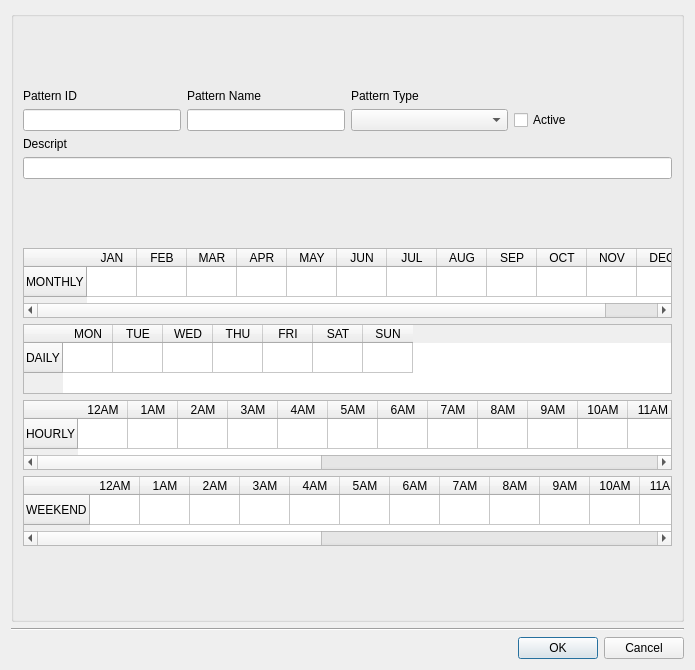
<?xml version="1.0" encoding="UTF-8"?>
<ui version="4.0">
 <class>dlg_nonvisual_pattern_ud</class>
 <widget class="QDialog" name="dlg_nonvisual_pattern_ud">
  <property name="geometry">
   <rect>
    <x>0</x>
    <y>0</y>
    <width>695</width>
    <height>670</height>
   </rect>
  </property>
  <property name="windowTitle">
   <string>Pattern Editor</string>
  </property>
  <layout class="QGridLayout" name="verticalLayout_4">
   <item row="2" column="0" colspan="2">
    <layout class="QHBoxLayout" name="horizontalLayout">
     <property name="sizeConstraint">
      <enum>QLayout::SetDefaultConstraint</enum>
     </property>
     <item>
      <spacer name="horizontalSpacer">
       <property name="orientation">
        <enum>Qt::Horizontal</enum>
       </property>
       <property name="sizeHint" stdset="0">
        <size>
         <width>40</width>
         <height>20</height>
        </size>
       </property>
      </spacer>
     </item>
     <item>
      <widget class="QPushButton" name="btn_accept">
       <property name="text">
        <string>OK</string>
       </property>
      </widget>
     </item>
     <item>
      <widget class="QPushButton" name="btn_cancel">
       <property name="text">
        <string>Cancel</string>
       </property>
      </widget>
     </item>
    </layout>
   </item>
   <item row="1" column="0" colspan="2">
    <widget class="Line" name="line">
     <property name="orientation">
      <enum>Qt::Horizontal</enum>
     </property>
    </widget>
   </item>
   <item row="0" column="0" colspan="2">
    <widget class="QGroupBox" name="groupBox">
     <property name="sizePolicy">
      <sizepolicy hsizetype="Preferred" vsizetype="MinimumExpanding">
       <horstretch>0</horstretch>
       <verstretch>0</verstretch>
      </sizepolicy>
     </property>
     <property name="title">
      <string/>
     </property>
     <layout class="QGridLayout" name="gridLayout">
      <item row="2" column="0" colspan="2">
       <layout class="QGridLayout" name="lyt_plot"/>
      </item>
      <item row="0" column="0" colspan="2">
       <layout class="QGridLayout" name="gridLayout_2">
        <item row="1" column="0">
         <widget class="QLineEdit" name="txt_pattern_id">
          <property name="sizePolicy">
           <sizepolicy hsizetype="Minimum" vsizetype="Fixed">
            <horstretch>0</horstretch>
            <verstretch>0</verstretch>
           </sizepolicy>
          </property>
         </widget>
        </item>
        <item row="0" column="2">
         <widget class="QLabel" name="lbl_pattern_type">
          <property name="text">
           <string>Pattern Type</string>
          </property>
         </widget>
        </item>
        <item row="1" column="2">
         <widget class="QComboBox" name="cmb_pattern_type"/>
        </item>
        <item row="0" column="0">
         <widget class="QLabel" name="lbl_pattern_id">
          <property name="sizePolicy">
           <sizepolicy hsizetype="Preferred" vsizetype="Fixed">
            <horstretch>0</horstretch>
            <verstretch>0</verstretch>
           </sizepolicy>
          </property>
          <property name="text">
           <string>Pattern ID</string>
          </property>
         </widget>
        </item>
        <item row="3" column="0" colspan="4">
         <widget class="QLineEdit" name="txt_descript">
          <property name="sizePolicy">
           <sizepolicy hsizetype="Expanding" vsizetype="Fixed">
            <horstretch>0</horstretch>
            <verstretch>0</verstretch>
           </sizepolicy>
          </property>
         </widget>
        </item>
        <item row="2" column="0" colspan="4">
         <widget class="QLabel" name="lbl_descript">
          <property name="sizePolicy">
           <sizepolicy hsizetype="Preferred" vsizetype="Fixed">
            <horstretch>0</horstretch>
            <verstretch>0</verstretch>
           </sizepolicy>
          </property>
          <property name="text">
           <string>Descript</string>
          </property>
         </widget>
        </item>
        <item row="0" column="1">
         <widget class="QLabel" name="lbl_name">
          <property name="text">
           <string>Pattern Name</string>
          </property>
         </widget>
        </item>
        <item row="1" column="1">
         <widget class="QLineEdit" name="txt_name">
          <property name="sizePolicy">
           <sizepolicy hsizetype="Minimum" vsizetype="Fixed">
            <horstretch>0</horstretch>
            <verstretch>0</verstretch>
           </sizepolicy>
          </property>
         </widget>
        </item>
        <item row="1" column="3">
         <widget class="QCheckBox" name="chk_active">
          <property name="text">
           <string>Active</string>
          </property>
         </widget>
        </item>
       </layout>
      </item>
      <item row="1" column="0" colspan="2">
       <layout class="QGridLayout" name="gridLayout_3">
        <item row="3" column="0">
         <widget class="QTableWidget" name="tbl_weekend">
          <property name="sizePolicy">
           <sizepolicy hsizetype="Expanding" vsizetype="Minimum">
            <horstretch>0</horstretch>
            <verstretch>0</verstretch>
           </sizepolicy>
          </property>
          <property name="maximumSize">
           <size>
            <width>16777215</width>
            <height>70</height>
           </size>
          </property>
          <attribute name="horizontalHeaderDefaultSectionSize">
           <number>50</number>
          </attribute>
          <row>
           <property name="text">
            <string>WEEKEND</string>
           </property>
          </row>
          <column>
           <property name="text">
            <string>12AM</string>
           </property>
          </column>
          <column>
           <property name="text">
            <string>1AM</string>
           </property>
          </column>
          <column>
           <property name="text">
            <string>2AM</string>
           </property>
          </column>
          <column>
           <property name="text">
            <string>3AM</string>
           </property>
          </column>
          <column>
           <property name="text">
            <string>4AM</string>
           </property>
          </column>
          <column>
           <property name="text">
            <string>5AM</string>
           </property>
          </column>
          <column>
           <property name="text">
            <string>6AM</string>
           </property>
          </column>
          <column>
           <property name="text">
            <string>7AM</string>
           </property>
          </column>
          <column>
           <property name="text">
            <string>8AM</string>
           </property>
          </column>
          <column>
           <property name="text">
            <string>9AM</string>
           </property>
          </column>
          <column>
           <property name="text">
            <string>10AM</string>
           </property>
          </column>
          <column>
           <property name="text">
            <string>11AM</string>
           </property>
          </column>
          <column>
           <property name="text">
            <string>12PM</string>
           </property>
          </column>
          <column>
           <property name="text">
            <string>1PM</string>
           </property>
          </column>
          <column>
           <property name="text">
            <string>2PM</string>
           </property>
          </column>
          <column>
           <property name="text">
            <string>3PM</string>
           </property>
          </column>
          <column>
           <property name="text">
            <string>4PM</string>
           </property>
          </column>
          <column>
           <property name="text">
            <string>5PM</string>
           </property>
          </column>
          <column>
           <property name="text">
            <string>6PM</string>
           </property>
          </column>
          <column>
           <property name="text">
            <string>7PM</string>
           </property>
          </column>
          <column>
           <property name="text">
            <string>8PM</string>
           </property>
          </column>
          <column>
           <property name="text">
            <string>9PM</string>
           </property>
          </column>
          <column>
           <property name="text">
            <string>10PM</string>
           </property>
          </column>
          <column>
           <property name="text">
            <string>11PM</string>
           </property>
          </column>
         </widget>
        </item>
        <item row="2" column="0">
         <widget class="QTableWidget" name="tbl_hourly">
          <property name="sizePolicy">
           <sizepolicy hsizetype="Expanding" vsizetype="Minimum">
            <horstretch>0</horstretch>
            <verstretch>0</verstretch>
           </sizepolicy>
          </property>
          <property name="maximumSize">
           <size>
            <width>16777215</width>
            <height>70</height>
           </size>
          </property>
          <attribute name="horizontalHeaderDefaultSectionSize">
           <number>50</number>
          </attribute>
          <row>
           <property name="text">
            <string>HOURLY</string>
           </property>
          </row>
          <column>
           <property name="text">
            <string>12AM</string>
           </property>
          </column>
          <column>
           <property name="text">
            <string>1AM</string>
           </property>
          </column>
          <column>
           <property name="text">
            <string>2AM</string>
           </property>
          </column>
          <column>
           <property name="text">
            <string>3AM</string>
           </property>
          </column>
          <column>
           <property name="text">
            <string>4AM</string>
           </property>
          </column>
          <column>
           <property name="text">
            <string>5AM</string>
           </property>
          </column>
          <column>
           <property name="text">
            <string>6AM</string>
           </property>
          </column>
          <column>
           <property name="text">
            <string>7AM</string>
           </property>
          </column>
          <column>
           <property name="text">
            <string>8AM</string>
           </property>
          </column>
          <column>
           <property name="text">
            <string>9AM</string>
           </property>
          </column>
          <column>
           <property name="text">
            <string>10AM</string>
           </property>
          </column>
          <column>
           <property name="text">
            <string>11AM</string>
           </property>
          </column>
          <column>
           <property name="text">
            <string>12PM</string>
           </property>
          </column>
          <column>
           <property name="text">
            <string>1PM</string>
           </property>
          </column>
          <column>
           <property name="text">
            <string>2PM</string>
           </property>
          </column>
          <column>
           <property name="text">
            <string>3PM</string>
           </property>
          </column>
          <column>
           <property name="text">
            <string>4PM</string>
           </property>
          </column>
          <column>
           <property name="text">
            <string>5PM</string>
           </property>
          </column>
          <column>
           <property name="text">
            <string>6PM</string>
           </property>
          </column>
          <column>
           <property name="text">
            <string>7PM</string>
           </property>
          </column>
          <column>
           <property name="text">
            <string>8PM</string>
           </property>
          </column>
          <column>
           <property name="text">
            <string>9PM</string>
           </property>
          </column>
          <column>
           <property name="text">
            <string>10PM</string>
           </property>
          </column>
          <column>
           <property name="text">
            <string>11PM</string>
           </property>
          </column>
         </widget>
        </item>
        <item row="0" column="0">
         <widget class="QTableWidget" name="tbl_monthly">
          <property name="sizePolicy">
           <sizepolicy hsizetype="Expanding" vsizetype="Fixed">
            <horstretch>0</horstretch>
            <verstretch>0</verstretch>
           </sizepolicy>
          </property>
          <property name="maximumSize">
           <size>
            <width>16777215</width>
            <height>70</height>
           </size>
          </property>
          <attribute name="horizontalHeaderDefaultSectionSize">
           <number>50</number>
          </attribute>
          <row>
           <property name="text">
            <string>MONTHLY</string>
           </property>
          </row>
          <column>
           <property name="text">
            <string>JAN</string>
           </property>
          </column>
          <column>
           <property name="text">
            <string>FEB</string>
           </property>
          </column>
          <column>
           <property name="text">
            <string>MAR</string>
           </property>
          </column>
          <column>
           <property name="text">
            <string>APR</string>
           </property>
          </column>
          <column>
           <property name="text">
            <string>MAY</string>
           </property>
          </column>
          <column>
           <property name="text">
            <string>JUN</string>
           </property>
          </column>
          <column>
           <property name="text">
            <string>JUL</string>
           </property>
          </column>
          <column>
           <property name="text">
            <string>AUG</string>
           </property>
          </column>
          <column>
           <property name="text">
            <string>SEP</string>
           </property>
          </column>
          <column>
           <property name="text">
            <string>OCT</string>
           </property>
          </column>
          <column>
           <property name="text">
            <string>NOV</string>
           </property>
          </column>
          <column>
           <property name="text">
            <string>DEC</string>
           </property>
          </column>
         </widget>
        </item>
        <item row="1" column="0">
         <widget class="QTableWidget" name="tbl_daily">
          <property name="sizePolicy">
           <sizepolicy hsizetype="Expanding" vsizetype="Minimum">
            <horstretch>0</horstretch>
            <verstretch>0</verstretch>
           </sizepolicy>
          </property>
          <property name="maximumSize">
           <size>
            <width>16777215</width>
            <height>70</height>
           </size>
          </property>
          <attribute name="horizontalHeaderDefaultSectionSize">
           <number>50</number>
          </attribute>
          <row>
           <property name="text">
            <string>DAILY</string>
           </property>
          </row>
          <column>
           <property name="text">
            <string>MON</string>
           </property>
          </column>
          <column>
           <property name="text">
            <string>TUE</string>
           </property>
          </column>
          <column>
           <property name="text">
            <string>WED</string>
           </property>
          </column>
          <column>
           <property name="text">
            <string>THU</string>
           </property>
          </column>
          <column>
           <property name="text">
            <string>FRI</string>
           </property>
          </column>
          <column>
           <property name="text">
            <string>SAT</string>
           </property>
          </column>
          <column>
           <property name="text">
            <string>SUN</string>
           </property>
          </column>
         </widget>
        </item>
       </layout>
      </item>
     </layout>
    </widget>
   </item>
  </layout>
 </widget>
 <resources/>
 <connections/>
</ui>
